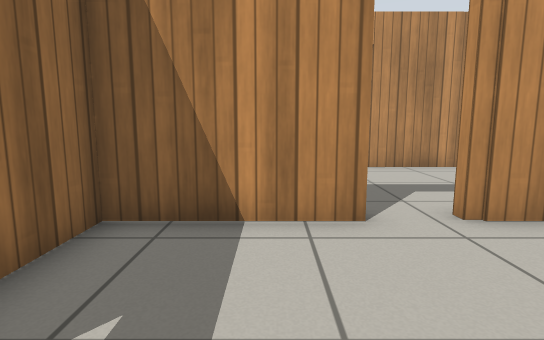
View 1 (above)

21 first-person views from a walk through a Gazebo world. The camera is 0.72 m above the floor, tilts 8° down and sees 80° across. The floor is counted in squares, 0.5 m on a side. Each view is taken from the middle of a square. On the plan, view 1 faces up. The plan holds only what a view shows up to about 15 squares ahead; the rest is blank. Gazebo's built-in surfaces are drawn with simple patterns.

View 2
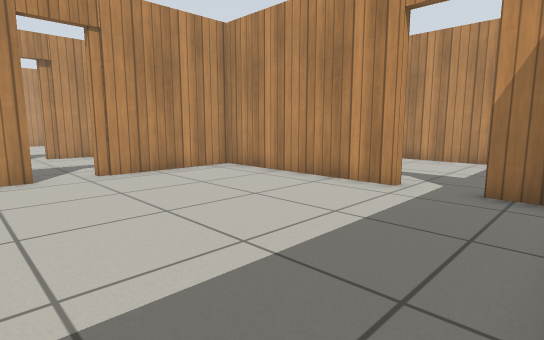

View 3
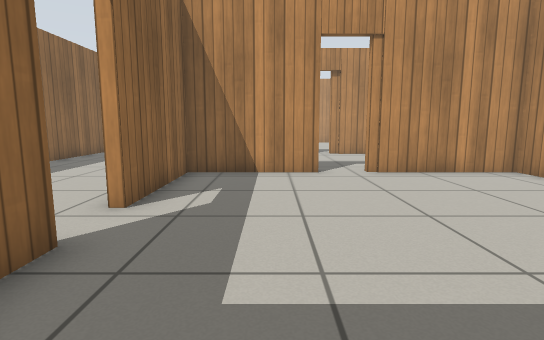

View 4
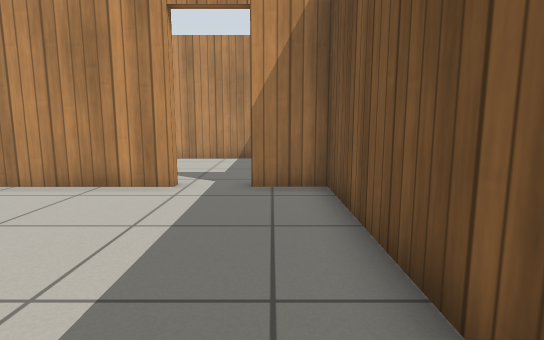

View 5
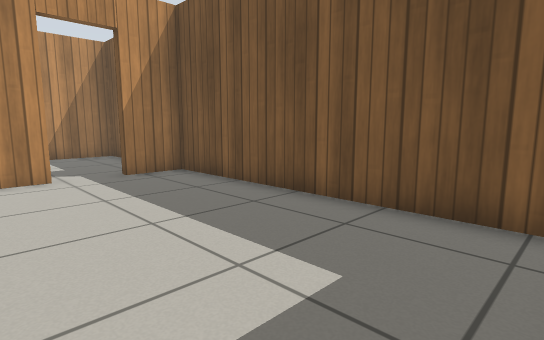

View 6
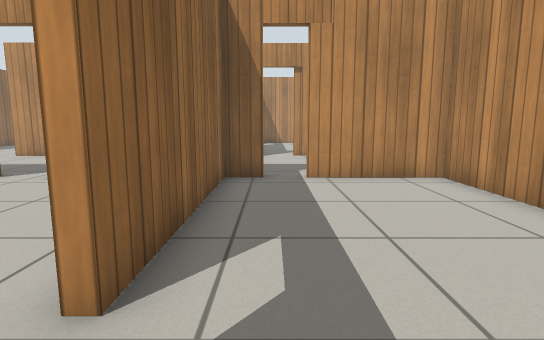

View 7
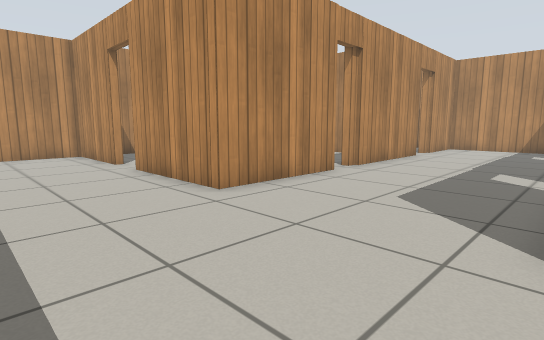

View 8
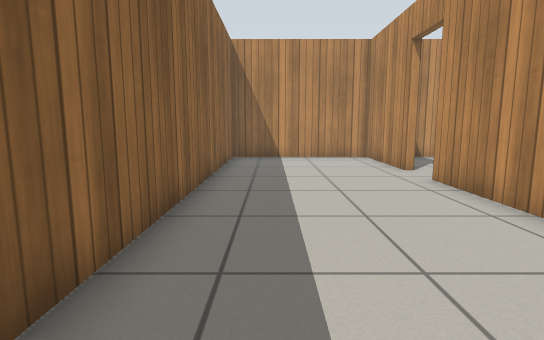

View 9
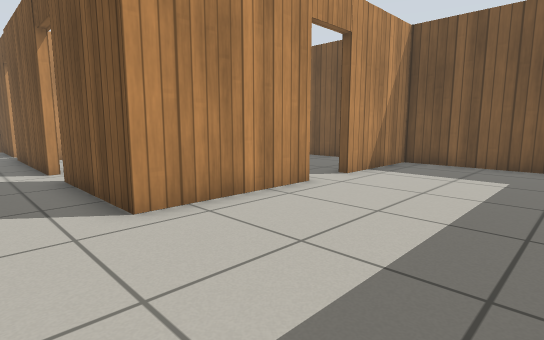

View 10
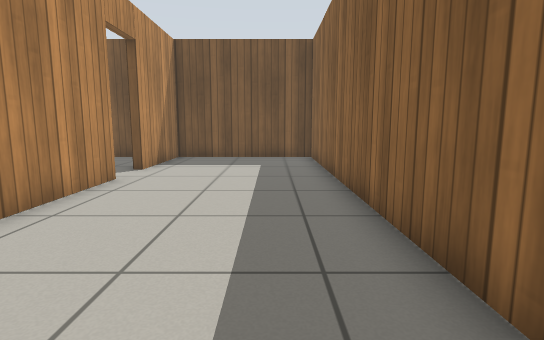

View 11
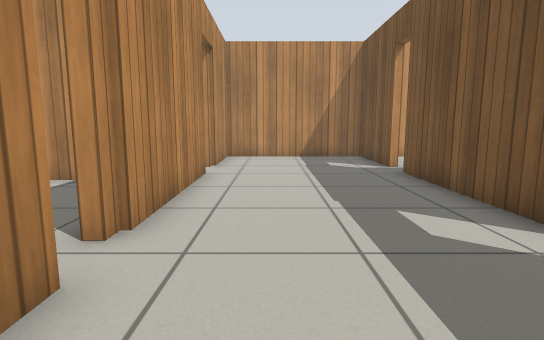

View 12
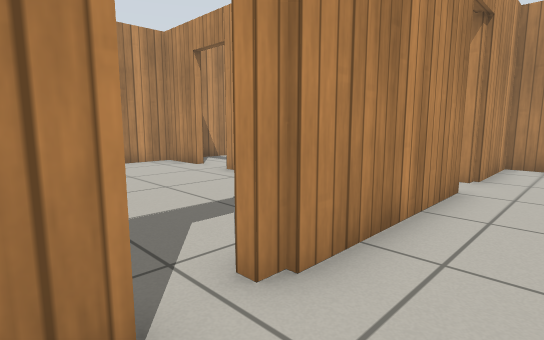

View 13
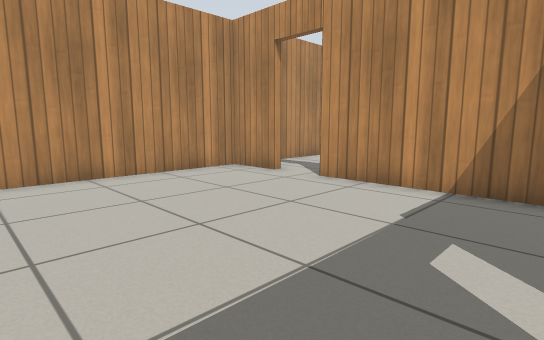

View 14
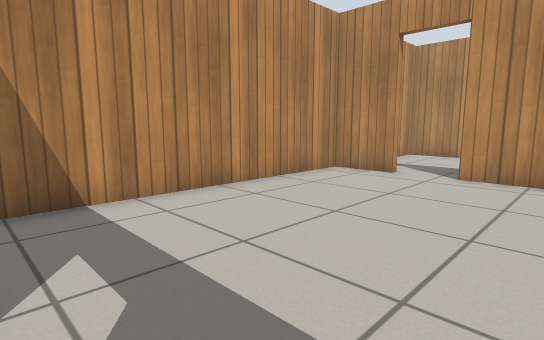

View 15
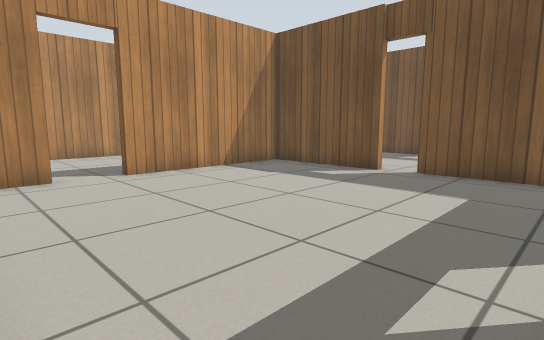

View 16
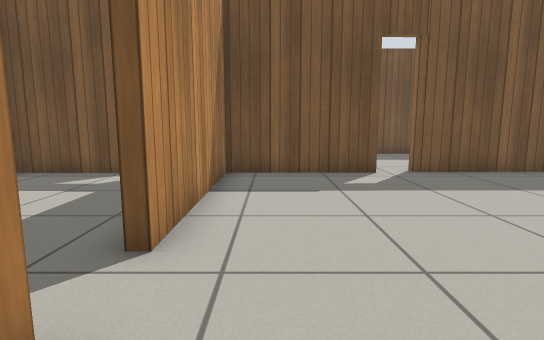

View 17
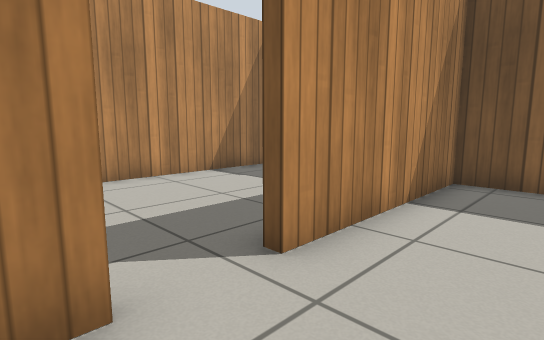

View 18
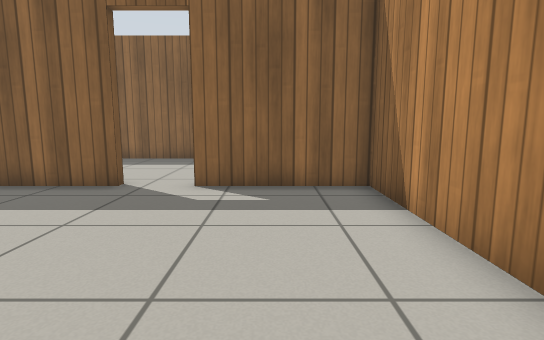

View 19
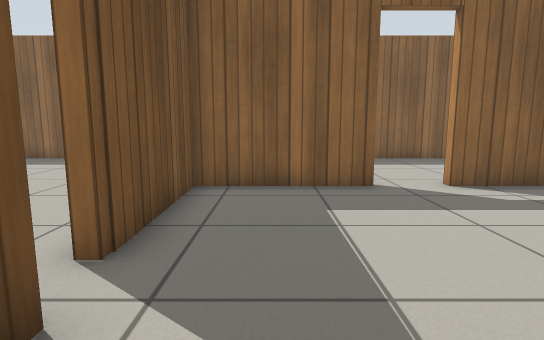

View 20
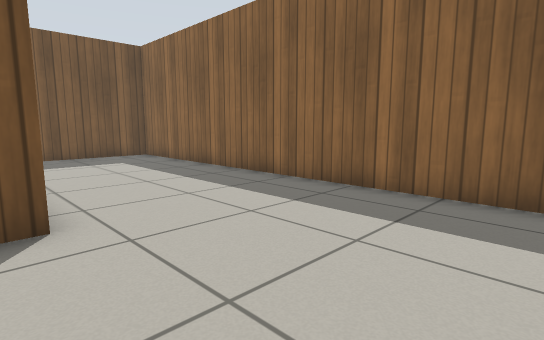

View 21
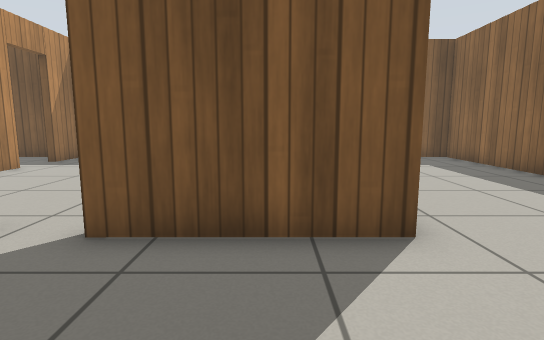

### Floor plan
Ten units are one square. View 1 is at (0, 0); x grows to the right and y downward. Boxes are objects, and circles mark ways between rooms. Rooms are numbered by the first view taken in them; rooms with no view inside come last. Other rooms are left out.
<svg viewBox="-92 -218 234 276">
<path fill="none" stroke="#000" d="M-25 12 -25 21M15 -47 -25 -47 -25 -4M74 17 74 -47 29 -47M-16 53 74 53 74 35M88 -47 77 -47 77 17M125 53 137 53 137 -47 100 -47M89 53 103 53M18 -109 -29 -109 -29 -154M29 -50 88 -50M-28 -4 -28 -50 15 -50M-29 -172 -29 -213 -87 -213 -87 53 -28 53 -28 13M86 -110 29 -110M100 -50 137 -50 137 -110 100 -110M-25 -154 -25 -112 17 -112M29 -114 74 -114 74 -175M74 -193 74 -213 -25 -213 -25 -172M105 -114 137 -114M137 -118 137 -213 90 -213"/>
<circle cx="75" cy="25" r="3" fill="#2a7"/>
<circle cx="-30" cy="5" r="3" fill="#2a7"/>
<circle cx="25" cy="-50" r="3" fill="#2a7"/>
<circle cx="95" cy="-50" r="3" fill="#2a7"/>
<circle cx="-30" cy="-165" r="3" fill="#2a7"/>
<circle cx="25" cy="-110" r="3" fill="#2a7"/>
<circle cx="95" cy="-110" r="3" fill="#2a7"/>
<circle cx="75" cy="-185" r="3" fill="#2a7"/>
<text x="20" y="0">1</text>
<text x="110" y="0">2</text>
<text x="-20" y="-80">3</text>
<text x="20" y="-160">4</text>
<text x="110" y="-170">5</text>
</svg>
Room 1 opens to room 2. Room 1 opens to room 3. Room 2 opens to room 3. Room 3 opens to room 4. Room 3 opens to room 5. Room 4 opens to room 5.

Where each view was taken, in squares from view 1:
view 1: 0 up, 0 right, facing up
view 2: 5 down, 0 right, facing up-right
view 3: 5 down, 0 right, facing up
view 4: 4 down, 0 right, facing right
view 5: 0 up, 2 left, facing down-right
view 6: 4 down, 9 right, facing up
view 7: 5 up, 7 left, facing up-right
view 8: 7 up, 7 left, facing up
view 9: 7 up, 8 left, facing down-right
view 10: 9 up, 7 left, facing down
view 11: 9 up, 1 left, facing right
view 12: 9 up, 1 right, facing up-right
view 13: 12 up, 0 right, facing up-right
view 14: 15 up, 2 left, facing up-right
view 15: 21 up, 2 left, facing down-right
view 16: 21 up, 6 right, facing down
view 17: 20 up, 5 right, facing down-right
view 18: 19 up, 5 right, facing left
view 19: 13 up, 5 right, facing left
view 20: 10 up, 2 left, facing down-left
view 21: 9 up, 1 left, facing down
